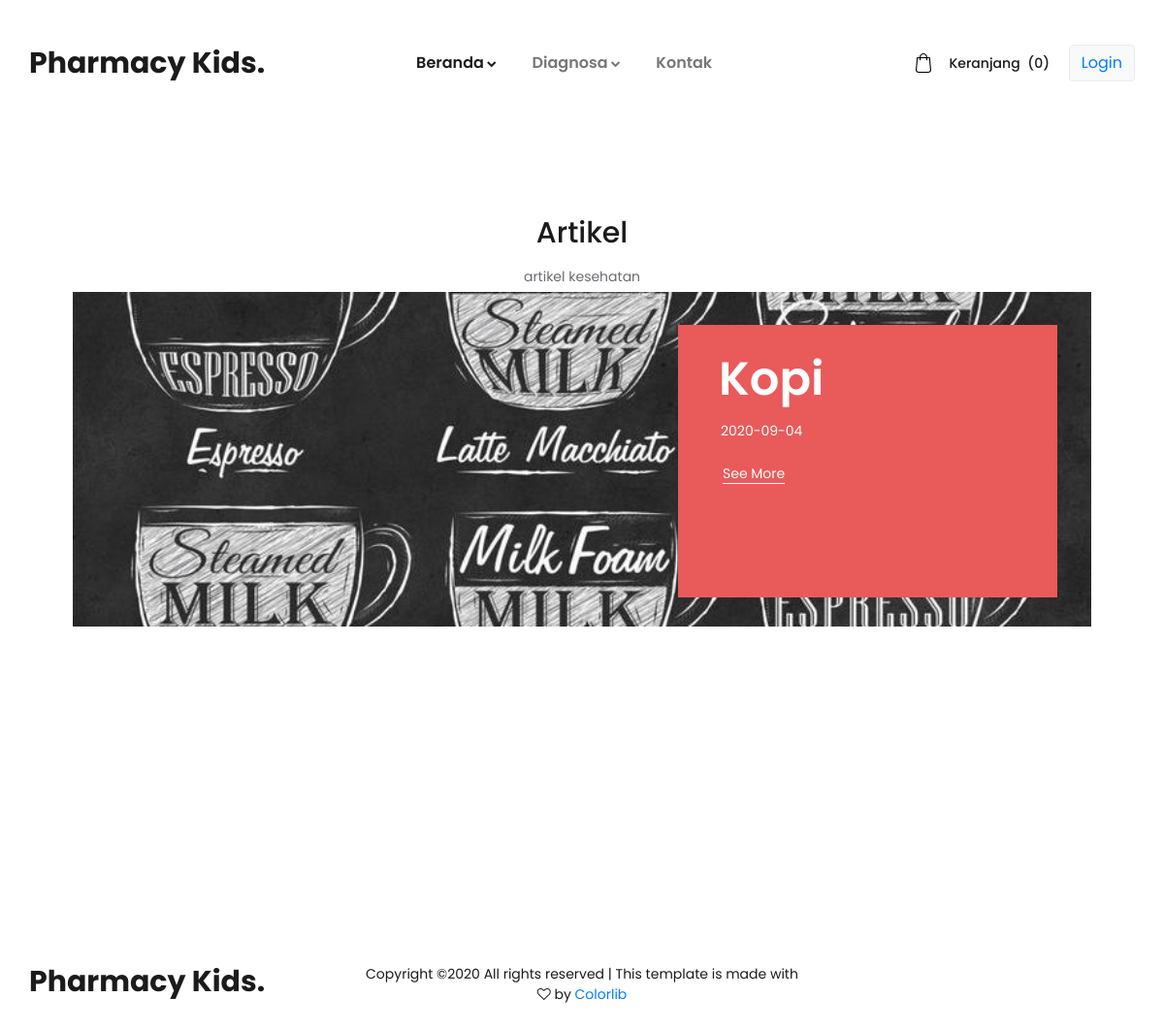
Screenshot of /index.php/home/artikel with the database file from the repository.
### tables this page shows
CREATE TABLE `artikel` (
  `id_artikel` int(20) NOT NULL,
  `judul` varchar(30) NOT NULL,
  `foto` text NOT NULL,
  `isi` text NOT NULL,
  `tgl_buat` date NOT NULL
);

### application/controllers/Home.php (called while the page is built, shortened)
<?php
class Home extends CI_Controller {
	function __construct()
    {
  		$this->load->model('M_All');
  	}
	public function artikel()
	{
		$data['count'] = $this->M_All->count('keranjang2');
		$data['artikel'] = $this->M_All->get('artikel')->result();
		$this->load->view('home/base/head_main');
        $this->load->view('home/base/header', $data);
        $this->load->view('home/artikel', $data);
		$this->load->view('home/base/footer');
		$this->load->view('home/base/foot_main');
	}
}

### index.php (called while the page is built, shortened)
<?php
require_once BASEPATH.'core/CodeIgniter.php';

### application/models/M_All.php (called while the page is built, shortened)
<?php
class M_All extends CI_Model{
    public function get($table)
    {
        return $this->db->get($table);
    }
    public function select_distinct($select, $from)
    {
        $this->db->distinct();
        $this->db->select($select);
        $this->db->from($from);
        return $this->db->get();
    }
}

### application/views/home/artikel.php (the view)
<div class="home">
    <div class="home_slider_container">
        <div class="container">
            <div class="row">
                <div class="col-lg-8 offset-lg-2">
                    <div class="newsletter_content text-center">
                        <div class="newsletter_title">Artikel</div>
                        <div class="newsletter_text"><p>artikel kesehatan</p></div>
                    </div>
                </div>
                <?php foreach ($artikel as $a): ?>
                    <div class="col">
                        <div class="avds_xl_container clearfix">
                            <div class="avds_xl_background" style="background-image:url(<?= base_url('assets_admin/img/artikel/').$a->foto?>)"></div>
                            <div class="avds_xl_content">
                                <div class="avds_title"><?= $a->judul ?></div>
                                <div class="avds_text"><?= $a->tgl_buat ?></div>
                                <div class="avds_link avds_xl_link"><a href="<?= base_url('index.php/home/detailartikel/').$a->id_artikel ?>">See More</a></div>
                            </div>
                        </div>
                    </div>
                <?php endforeach; ?>
            </div>
        </div>
    </div>
</div>

### assets_home/styles/main_styles.css (style rules this page uses)
* { margin: 0; padding: 0; -webkit-font-smoothing: antialiased; -webkit-text-shadow: rgba(0,0,0,.01) 0 0 1px; text-shadow: rgba(0,0,0,.01) 0 0 1px; }
body { font-family: 'Poppins', sans-serif; font-size: 14px; font-weight: 400; background: #FFFFFF; color: #a5a5a5; }
div { display: block; position: relative; -webkit-box-sizing: border-box; -moz-box-sizing: border-box; box-sizing: border-box; }
p { font-family: 'Poppins', sans-serif; font-size: 14px; line-height: 2.14; font-weight: 400; color: #6c6a74; -webkit-font-smoothing: antialiased; -webkit-text-shadow: rgba(0,0,0,.01) 0 0 1px; text-shadow: rgba(0,0,0,.01) 0 0 1px; }
p:last-of-type { margin-bottom: 0; }
a, a:hover, a:visited, a:active, a:link { text-decoration: none; -webkit-font-smoothing: antialiased; -webkit-text-shadow: rgba(0,0,0,.01) 0 0 1px; text-shadow: rgba(0,0,0,.01) 0 0 1px; }
.clearfix::before, .clearfix::after { content: ""; display: table; }
.clearfix::after { clear: both; }
.clearfix { zoom: 1; }
.home { width: 100%; height: 950px; background: #FFFFFF; z-index: 2; }
.home_slider_container { width: 100%; height: 100%; padding-top: 130px; padding-left: 60px; padding-right: 60px; padding-bottom: 30px; }
.avds_title { font-size: 48px; font-weight: 600; color: #FFFFFF; line-height: 1.16; }
.avds_link { margin-top: 18px; padding-left: 4px; }
.avds_link a { position: relative; display: inline-block; font-size: 14px; font-weight: 400; color: #FFFFFF; }
.avds_link a::after { display: block; position: absolute; left: 0; bottom: 0; width: 100%; height: 1px; background: #FFFFFF; content: ''; }
.avds_text { font-size: 14px; font-weight: 400; color: #FFFFFF; line-height: 2.14; margin-top: 11px; padding-left: 2px; }
.avds_xl_container { width: 100%; height: 345px; padding-top: 34px; padding-right: 35px; padding-bottom: 30px; padding-left: 30px; }
.avds_xl_background { position: absolute; top: 0; left: 0; width: 100%; height: 100%; background-repeat: no-repeat; background-size: cover; background-position: center center; }
.avds_xl_content { width: 391px; height: 100%; background: #e95a5a; float: right; padding-top: 28px; padding-left: 42px; padding-right: 30px; }
.avds_xl_link { margin-top: 18px; }
.newsletter_content { padding-top: 88px; }
.newsletter_title { font-size: 30px; font-weight: 500; color: #1b1b1b; }
.newsletter_text { margin-top: 8px; }

### rows the page displays
artikel: foto (picture), judul "Kopi", tgl_buat "2020-09-04"

### other values shown
$count "0"
